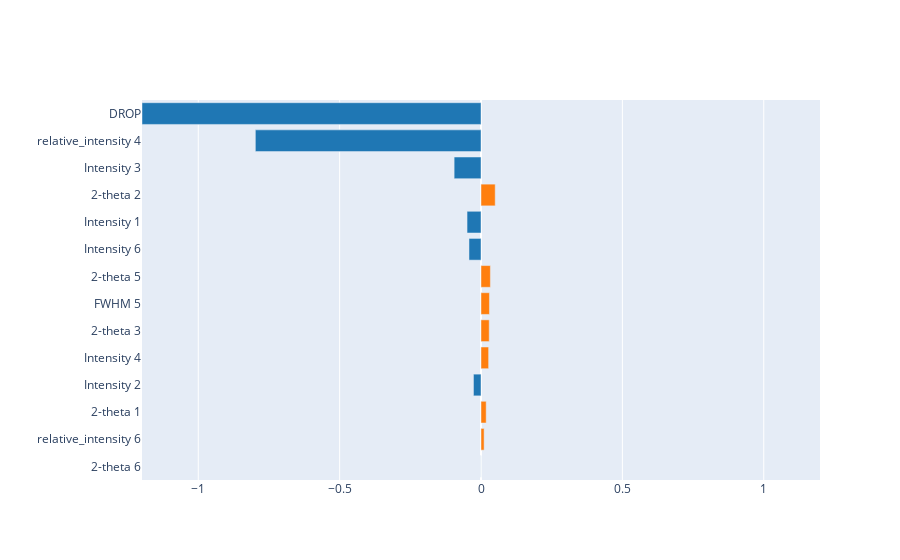

The notebook cell saved with this chart:
### Code cell
#all rows(sample)
interpret_model(gbr, plot='pfi')

### Figure 1 — Plotly figure (JSON) as saved in the notebook; plotly's stock layout.template omitted (floating-point values rounded to 4 significant figures)
{"data": [{"marker": {"color": ["#1f77b4", "#ff7f0e", "#ff7f0e", "#1f77b4", "#ff7f0e", "#ff7f0e", "#ff7f0e", "#ff7f0e", "#1f77b4", "#1f77b4", "#ff7f0e", "#1f77b4", "#1f77b4", "#1f77b4"]}, "orientation": "h", "type": "bar", "x": [-0.0002418, 0.01103, 0.01833, -0.02668, 0.02695, 0.02901, 0.02987, 0.03319, -0.04248, -0.04933, 0.05023, -0.09504, -0.7981, -1.199], "y": ["2-theta 6", "relative_intensity 6", "2-theta 1", "Intensity 2", "Intensity 4", "2-theta 3", "FWHM 5", "2-theta 5", "Intensity 6", "Intensity 1", "2-theta 2", "Intensity 3", "relative_intensity 4", "DROP"]}], "layout": {"title": {"text": ""}, "xaxis": {"range": [-1.199, 1.199], "title": {"text": ""}}, "yaxis": {"automargin": true, "dtick": 1, "title": {"text": ""}}}}
